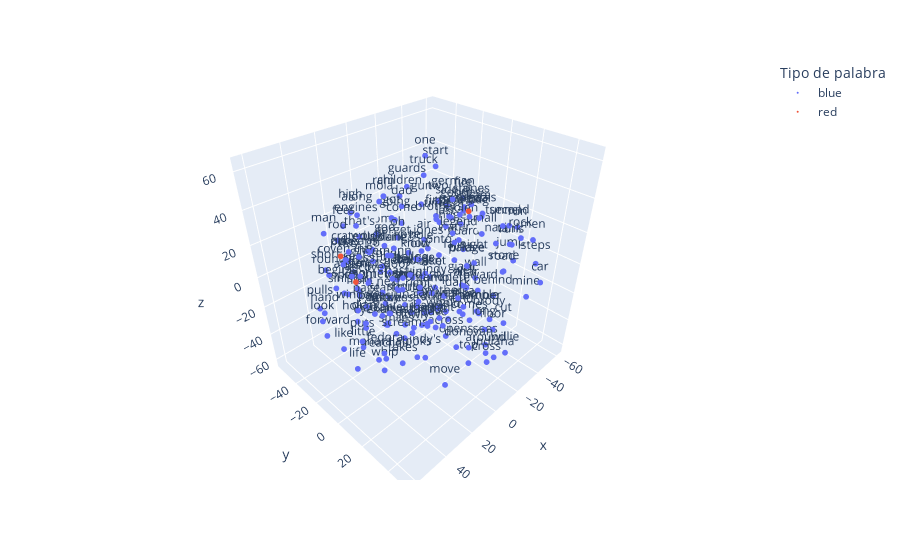

Source (notebook cell):
### Code cell
vecs, labels = reduce_dimensions(w2v_model,3)

MAX_WORDS=200
plot_embeddings(w2v_model, vecs, labels, MAX_WORDS, highlight_words=["grail","ark","sankara"])

### Figure 1 — Plotly figure (JSON) as saved in the notebook; plotly's stock layout.template omitted (floating-point values rounded to 4 significant figures; data arrays with more than 128 entries replaced by an {"elided": "..."} marker saying what was removed)
{"data": [{"hovertemplate": "Tipo de palabra=blue<br>x=%{x}<br>y=%{y}<br>z=%{z}<br>text=%{text}<extra></extra>", "legendgroup": "blue", "marker": {"color": "#636efa", "size": 2, "symbol": "circle"}, "mode": "markers+text", "name": "blue", "scene": "scene", "showlegend": true, "text": {"elided": "197 str values"}, "textposition": "top center", "type": "scatter3d", "x": {"elided": "197 float values"}, "y": {"elided": "197 float values"}, "z": {"elided": "197 float values"}}, {"hovertemplate": "Tipo de palabra=red<br>x=%{x}<br>y=%{y}<br>z=%{z}<br>text=%{text}<extra></extra>", "legendgroup": "red", "marker": {"color": "#EF553B", "size": 2, "symbol": "circle"}, "mode": "markers+text", "name": "red", "scene": "scene", "showlegend": true, "text": ["ark", "sankara", "grail"], "textposition": "top center", "type": "scatter3d", "x": [42.98, -20.61, 38.96], "y": [-14.34, 10.11, -9.594], "z": [23.91, 32.94, 9.086]}], "layout": {"legend": {"title": {"text": "Tipo de palabra"}, "tracegroupgap": 0}, "margin": {"t": 60}, "scene": {"domain": {"x": [0, 1], "y": [0, 1]}, "xaxis": {"title": {"text": "x"}}, "yaxis": {"title": {"text": "y"}}, "zaxis": {"title": {"text": "z"}}}}}
